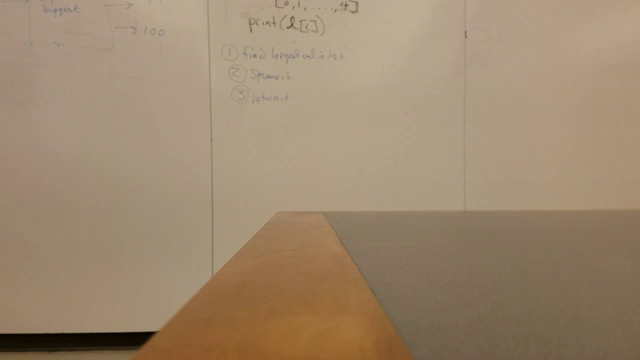
#> input picture frame 19 of walking_down.mov, 640 x 360 px
$ python greenscreen.py   (Python 2 division)   (older library calls are emulated)
#> lines starting #> are read from the running program, lines starting #| are printed output that depends on the picture
#> the answer given: 1
#> the answer given: 1
"""
comments comments comments
"""
import copy
import sys

import numpy as np
import cv2
import cvk2

# [27 lines left out: function get_new_vids, not called in this run]


def avg_background(video, max_frames = 40):
    """
    Take a cv2 VideoCapture object and average out the frames over the whole video or the max_frames, whichever is smallest.
    :param video: cv2.VideoCapture
    :rtype: np.array
    """
#> called with video = 'walking_down.mov', max_frames = 40
    video = cv2.VideoCapture(video)
    # Get video dimensions
    width = int(video.get(3))
    height = int(video.get(4))
    average_bg = np.zeros((height,width,3), dtype=np.float64)
    # Count frames to make sure we don't try to pull a frame that doesn't exist
    duration = int(video.get(7))
    duration = np.float64(min(duration, max_frames))
    for i in range(int(duration)):
            ret, frame = video.read()
            average_bg += (np.array(frame)/duration)
#> this loop made 31 passes
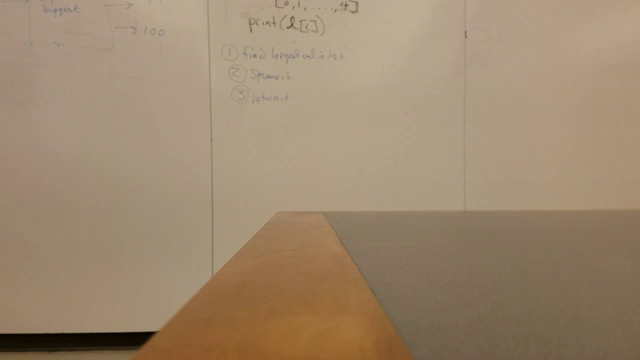
#> input picture frame 19 of walking_down.mov, 640 x 360 px
#> pass 1, in avg_background, `average_bg += (np.array(frame)/duration)`:
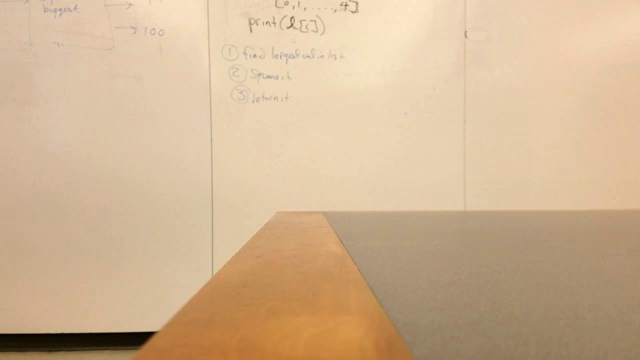
#> average_bg: shape (360, 640, 3) float64; mean B, G, R 2.79, 3.42, 3.95; drawn with min black and max white
#> after the loop:
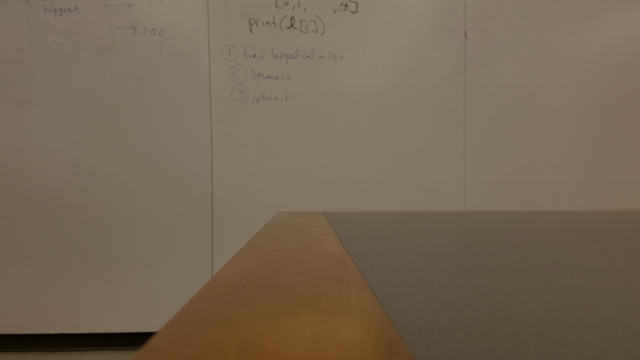
#> average_bg: shape (360, 640, 3) float64; mean B, G, R 83.9, 103, 118.6
    video.release()
    return average_bg


# [145 lines left out: functions assign_points, edit_video, not called in this run]


def main():
    vid = int(raw_input("Welcome! Which video do you want to change?\n[1] One Person\n[2] Two People\n"))
    pref = int(raw_input("What do you want to do with your video?\n[1] Add threshold, morphology, CCA, and tracking to video\n[2] Perform 1 and change background to ocean\n[3] Perform 1 and change background to snow_mountain\n"))
    if vid == 1:
        video = 'walking_down.mov'
    else:
        video = 'dan&nhung.mp4'
    avg_bg = avg_background(video)
    if pref == 1:
        masked_vid, morphed_vid, final_vid = edit_video(video, avg_bg, 30)
    if pref == 2:
        masked_vid, morphed_vid, final_vid = edit_video(video, avg_bg, 30, 'horrgopro_14fps.avi')
    if pref == 3:
        masked_vid, morphed_vid, final_vid = edit_video(video, avg_bg, 30, 'snow.mp4')

main()

$ run again, starting later in the video
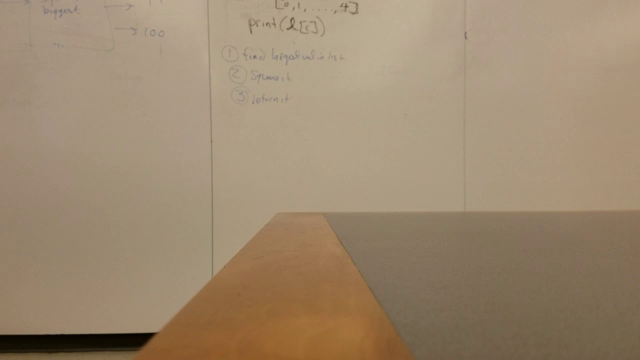
#> input picture frame 86 of walking_down.mov, 640 x 360 px
#> the loop in avg_background, `for i in range(int(duration)):` made 31 passes
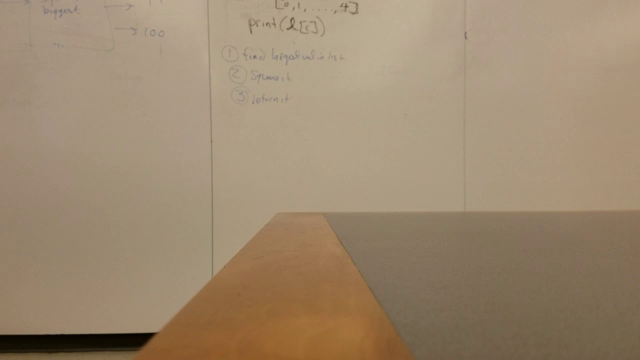
#> input picture frame 86 of walking_down.mov, 640 x 360 px
#> pass 1, in avg_background, `average_bg += (np.array(frame)/duration)`:
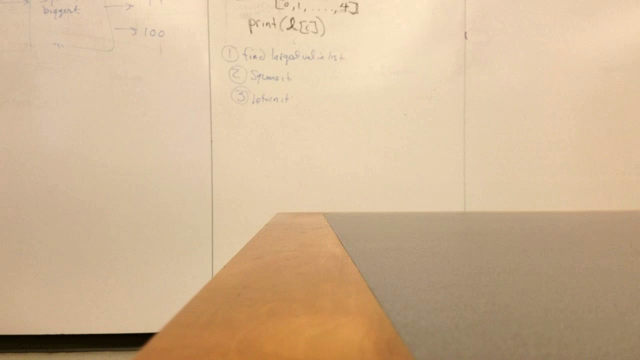
#> average_bg: shape (360, 640, 3) float64; mean B, G, R 2.8, 3.42, 3.94; drawn with min black and max white

$ run again, starting later in the video
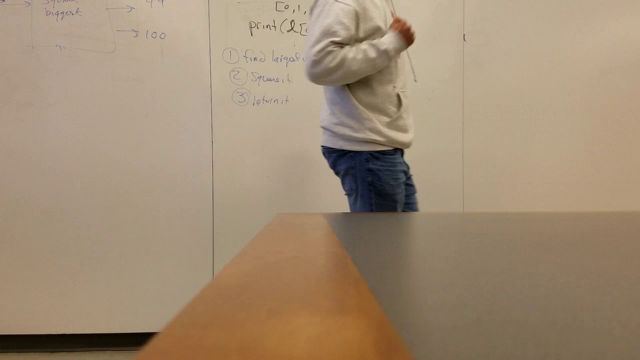
#> input picture frame 154 of walking_down.mov, 640 x 360 px
#> the loop in avg_background, `for i in range(int(duration)):` made 31 passes
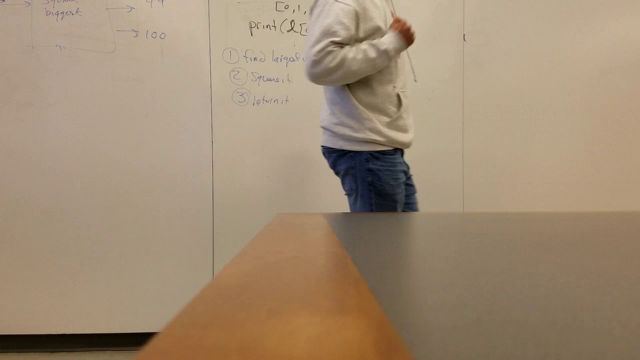
#> input picture frame 154 of walking_down.mov, 640 x 360 px
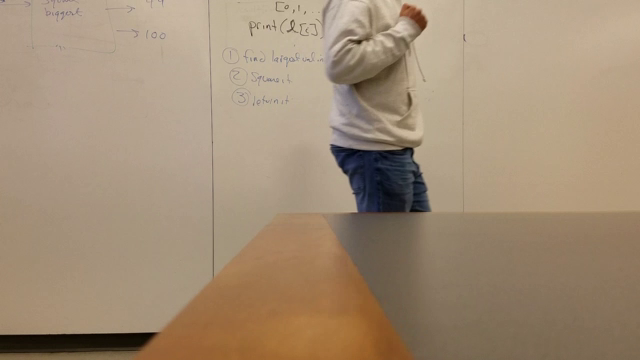
#> input picture frame 155 of walking_down.mov, 640 x 360 px
#> after the loop in avg_background, `for i in range(int(duration)):`:
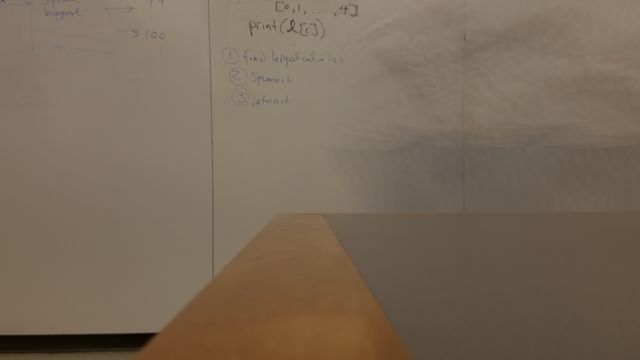
#> average_bg: shape (360, 640, 3) float64; mean B, G, R 88.5, 106.3, 121.5
